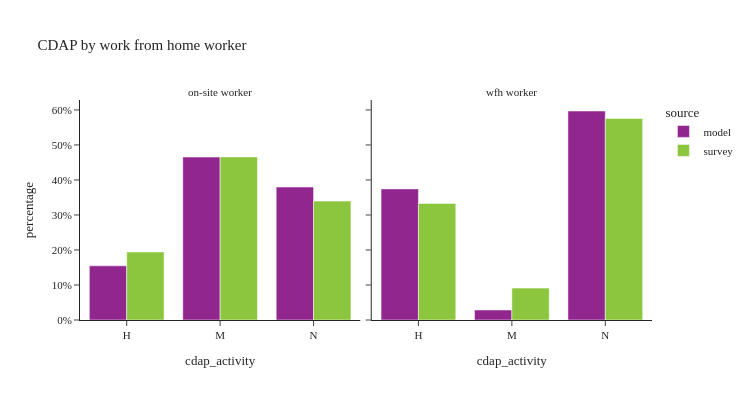

The notebook cell this image was saved under:
### Code cell
util.plot_share_facetbar(per_data, 'person_weight', share_col="cdap_activity", title="CDAP by work from home worker", 
                            facet_col="work_from_home_label", facet_col_wrap=4, height=400, orientation='v')

### Figure 1 — Plotly figure (JSON) as saved in the notebook; plotly's stock layout.template omitted (floating-point values rounded to 4 significant figures)
{"data": [{"alignmentgroup": "True", "customdata": [[566830], [1705130], [1390839]], "hovertemplate": "source=model<br>work_from_home_label=on-site worker<br>cdap_activity=%{x}<br>percentage=%{y}<br>sample_size=%{customdata[0]}<extra></extra>", "legendgroup": "model", "marker": {"color": "#91268F", "pattern": {"shape": ""}}, "name": "model", "offsetgroup": "model", "orientation": "v", "showlegend": true, "textposition": "auto", "type": "bar", "x": ["H", "M", "N"], "xaxis": "x", "y": [0.1548, 0.4655, 0.3797], "yaxis": "y"}, {"alignmentgroup": "True", "customdata": [[146187], [11136], [233032]], "hovertemplate": "source=model<br>work_from_home_label=wfh worker<br>cdap_activity=%{x}<br>percentage=%{y}<br>sample_size=%{customdata[0]}<extra></extra>", "legendgroup": "model", "marker": {"color": "#91268F", "pattern": {"shape": ""}}, "name": "model", "offsetgroup": "model", "orientation": "v", "showlegend": false, "textposition": "auto", "type": "bar", "x": ["H", "M", "N"], "xaxis": "x2", "y": [0.3745, 0.02853, 0.597], "yaxis": "y2"}, {"alignmentgroup": "True", "customdata": [[2723], [4098], [4158]], "hovertemplate": "source=survey<br>work_from_home_label=on-site worker<br>cdap_activity=%{x}<br>percentage=%{y}<br>sample_size=%{customdata[0]}<extra></extra>", "legendgroup": "survey", "marker": {"color": "#8CC63E", "pattern": {"shape": ""}}, "name": "survey", "offsetgroup": "survey", "orientation": "v", "showlegend": true, "textposition": "auto", "type": "bar", "x": ["H", "M", "N"], "xaxis": "x", "y": [0.1944, 0.4659, 0.3398], "yaxis": "y"}, {"alignmentgroup": "True", "customdata": [[388], [92], [809]], "hovertemplate": "source=survey<br>work_from_home_label=wfh worker<br>cdap_activity=%{x}<br>percentage=%{y}<br>sample_size=%{customdata[0]}<extra></extra>", "legendgroup": "survey", "marker": {"color": "#8CC63E", "pattern": {"shape": ""}}, "name": "survey", "offsetgroup": "survey", "orientation": "v", "showlegend": false, "textposition": "auto", "type": "bar", "x": ["H", "M", "N"], "xaxis": "x2", "y": [0.3331, 0.09109, 0.5758], "yaxis": "y2"}], "layout": {"annotations": [{"font": {}, "showarrow": false, "text": "on-site worker", "x": 0.245, "xanchor": "center", "xref": "paper", "y": 1.0, "yanchor": "bottom", "yref": "paper"}, {"font": {}, "showarrow": false, "text": "wfh worker", "x": 0.755, "xanchor": "center", "xref": "paper", "y": 1.0, "yanchor": "bottom", "yref": "paper"}], "barmode": "group", "height": 400, "legend": {"title": {"text": "source"}, "tracegroupgap": 0}, "title": {"text": "CDAP by work from home worker"}, "width": 750, "xaxis": {"anchor": "y", "domain": [0.0, 0.49], "title": {"text": "cdap_activity"}}, "xaxis2": {"anchor": "y2", "domain": [0.51, 1.0], "matches": "x", "title": {"text": "cdap_activity"}}, "yaxis": {"anchor": "x", "domain": [0.0, 1.0], "tickformat": ".0%", "title": {"text": "percentage"}}, "yaxis2": {"anchor": "x2", "domain": [0.0, 1.0], "matches": "y", "showticklabels": false, "tickformat": ".0%"}}}
